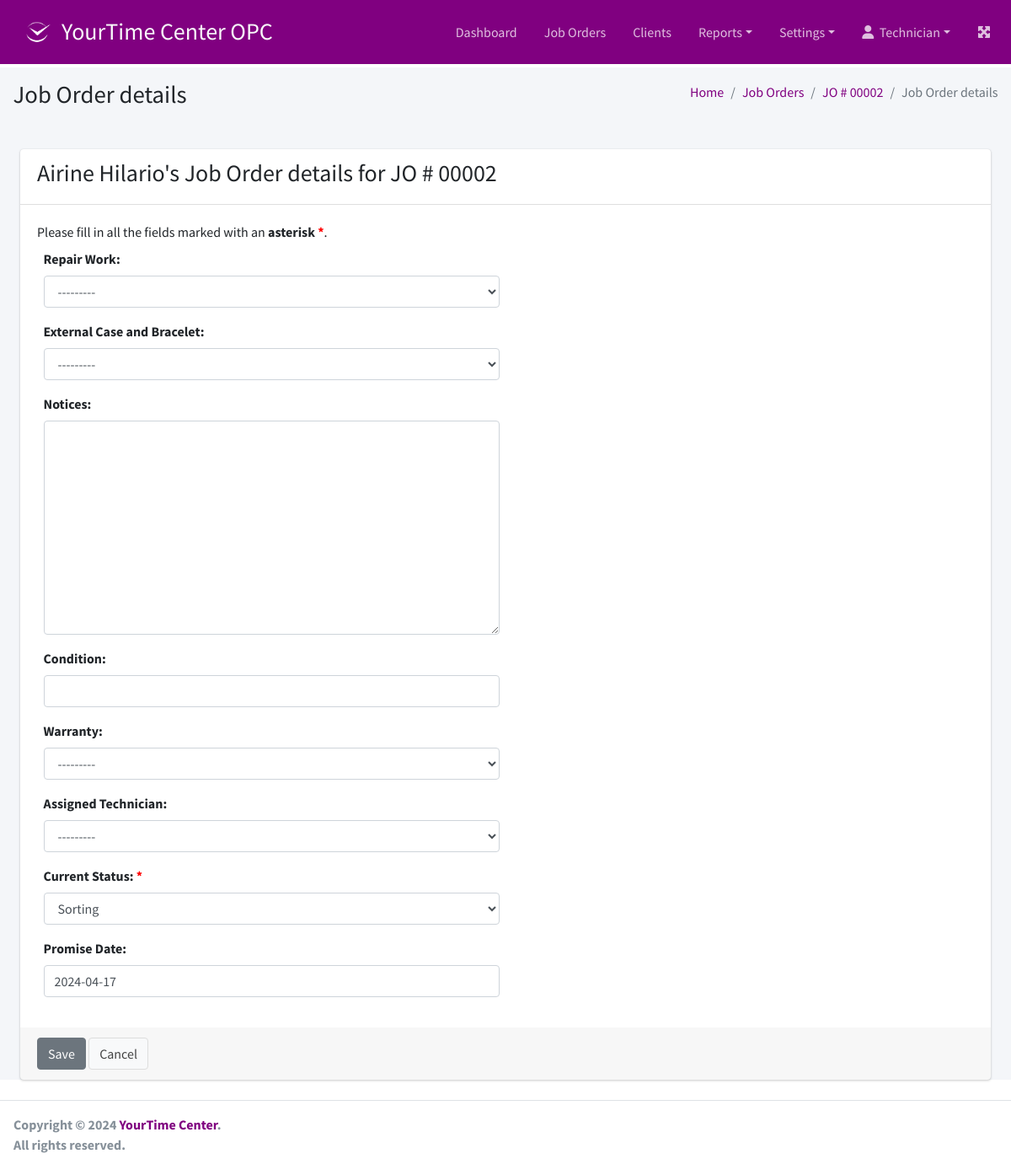
The app's page /joborder/2/detail/edit?type=jo (signed in), older data.
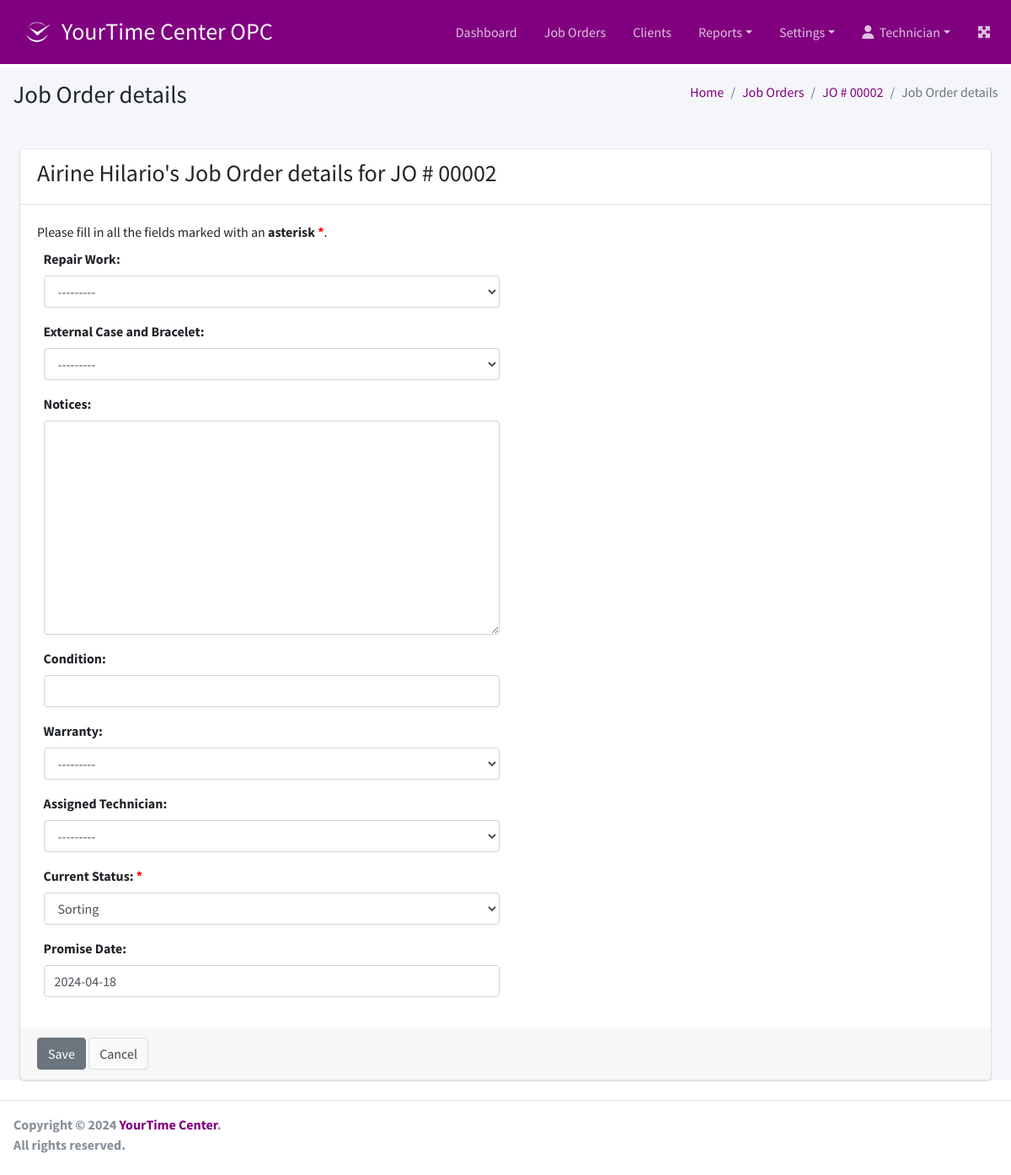
The same page, newer data.
### joborder/models.py (models this page shows, shortened)
class JobOrder(models.Model):
    client = models.ForeignKey(
        Client,
        verbose_name=_("Client"),
        related_name="client_jo",
        on_delete=models.CASCADE
    )
    watch = models.OneToOneField(
        Watch,
        verbose_name=_("Watch"),
        related_name="watch_jo",
        on_delete=models.CASCADE,
        null=True, blank=True
    )
    repair_work = models.ForeignKey(
        RepairWork,
        verbose_name=_("Repair Work"),
        related_name="repair_work_jo",
        on_delete=models.CASCADE,
        null=True, blank=True
    )
    notices = models.TextField(
        _("Notices"),
        null=True, blank=True
    )
    condition = models.CharField(
        _("Condition"),
        max_length=254,
        null=True, blank=True
    )
    external_case_and_bracelet = models.ForeignKey(
        ExternalCaseAndBracelet,
        verbose_name=_("External Case and Bracelet"),
        related_name="case_bracelet_jo",
        on_delete=models.CASCADE,
        null=True, blank=True
    )
    warranty = models.ForeignKey(
        Warranty,
        verbose_name=_("Warranty"),
        related_name="warranty",
        on_delete=models.CASCADE,
        null=True, blank=True
    )
    assigned_technician = models.ForeignKey(
        Employee,
        verbose_name=_("Assigned Technician"),
        related_name="assigned_technician_jo",
        on_delete=models.CASCADE,
        null=True, blank=True
    )
    current_status = models.CharField(
        _("Current Status"),
        max_length=25,
        choices=JO_STATUS,
        default='SORTING'
    )
    created_at = models.DateField(auto_now_add=True)
    promise_date = models.DateField(
        _("Promise Date"),
        null=True, blank=True,
        default=timezone.now
    )
    objects = models.Manager()
    conditions = Conditions()
    overdues = OverDues()
    due_in_a_week = DueInAWeek()
    open_jobs = OpenJobOrders()

### client/models.py (models this page shows, shortened)
class Client(models.Model):
    name = models.CharField(
        _("Name"),
        max_length=254,
        null=False, blank=False
    )
    address = models.TextField()
    mob_num = models.CharField(
        _("Mobile Number"),
        max_length=100,
        null=False, blank=False)
    tel_num = models.CharField(
        _("Telephone Number"),
        max_length=100,
        null=True, blank=True)
    email = models.EmailField(
        _("Email Address"),
        max_length=254,
        null=True, blank=True)
    created_at = models.DateTimeField(auto_now_add=True)
    updated_at = models.DateTimeField(auto_now=True)
    is_active = models.BooleanField(default=True)
    def __str__(self):
        return self.name.title()

### joborder/views.py (the view, shortened to what this page needs)
# urls.py: path('<int:pk>/detail/edit', views.JobOrderDetailUpdateView.as_view(),
@method_decorator(login_required, name='dispatch')
class JobOrderDetailUpdateView(UpdateView, SuccessMessageMixin):
    pk_url_kwarg = 'pk'
    template_name = "joborder/jo_detail_form.html"
    success_message = "The details was updated successfully."
    def get_model(self):
        type = self.request.GET.get('type')
        return getModel(type)
    def get_form_class(self):
        type = self.request.GET.get('type')
        return getFormClass(type)
    def get_queryset(self):
        model = self.get_model()
        return model.objects.all()
    def get_context_data(self, **kwargs):
        context = super().get_context_data(**kwargs)
        type = self.request.GET.get('type')
        context['type_name'] = getDescription(type)
        jo = self.get_object()
        if type == 'watch':
            jo = jo.watch_jo
        elif type in ['assessment', 'test', 'charge']:
            jo = jo.job_order
        context['jo'] = jo
        context = addContext(context, type)
        return context

### joborder/forms.py
class JobOrderForm(forms.ModelForm):
    required_css_class = 'required'
    class Meta:
        model = JobOrder
        fields = ['repair_work', 'external_case_and_bracelet', 'notices', 'condition', 'warranty',
                  'assigned_technician', 'current_status', 'promise_date']

### access/models.py (called while the page is built)
    def __str__(self):
        return f'{self.first_name} {self.last_name}'

### access/templatetags/form_tags.py (called while the page is built)
@register.filter
def input_class(bound_field):
    css_class = ''
    if bound_field.form.is_bound:
        if bound_field.errors:
            css_class = 'is-invalid'
        elif field_type(bound_field) != 'PasswordInput':
            css_class = 'is-valid'
    return 'form-control {}'.format(css_class)

### customization/models.py (called while the page is built)
    def __str__(self):
        return self.description.title()

    def __str__(self):
        return self.description.title()

    def __str__(self):
        return self.description.title()

### joborder/models.py (called while the page is built)
    def get_queryset(self):
        return super().get_queryset().values('condition').distinct()

### templates/joborder/jo_detail_form.html (shortened to what this page needs)
{% extends '../base.html' %}
{% load static form_tags %}
{% block page_title %}{{ type_name }}{% endblock page_title %}
{% block css %}
  <link rel="stylesheet" href="{% static 'css/asterisk_on_required.css' %}">
{% endblock css %}
{% block breadcrumb %}
    <li class="breadcrumb-item"><a href="{% url 'dashboard' %}">Home</a></li>
    <li class="breadcrumb-item"><a href="{% url 'jo_list' %}">Job Orders</a></li>
    <li class="breadcrumb-item"><a href="{% url 'jo_details' jo.pk %}">JO # {{ jo.pk|stringformat:'05d' }}</a></li>
    <li class="breadcrumb-item active">{{ type_name }}</li>
{% endblock breadcrumb %}
{% block main_content %}
    <div class="card m-4">
        <form method="post" enctype="multipart/form-data" novalidate>
            <div class="card-header">
                <h3>{{ jo.client }}'s {{ type_name }} for JO # {{ jo.pk|stringformat:"05d" }}</h3>
            </div>
            <div class="card-body">
                <span>Please fill in all the fields marked with an <label class="required">asterisk</label>.</h3><br />
                <div class="col-12">
                    {% include '../includes/form_one_col.html' %}
                </div>
            </div>
            <div class="card-footer">
                <button type="submit" class="btn btn-secondary" name="save">Save</button>
                <a href="{% url 'jo_details' jo.pk %}" class="btn btn-default">Cancel</a>
            </div>
        </form>
    </div>
{% endblock main_content %}

### templates/includes/form_one_col.html (shortened to what this page needs)
{% load form_tags widget_tweaks %}
{% for field in form %}
<div class="row">
    <div class="col-md-6 form-group">
        {{ field.label_tag }}
        {% render_field field class=field|input_class %}
    </div>
</div>
{% endfor %}

Row changes from the older to the newer data that the page shows:
changed JobOrder "Sorting": promise_date "2024-04-17" → "2024-04-18"
